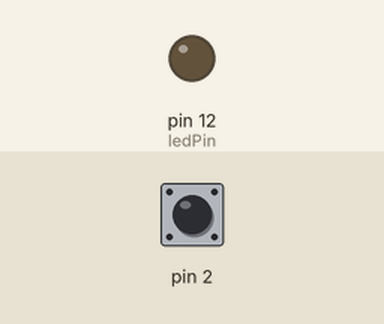
Bench run of a sketch on a simulated Arduino Uno, built with avr-gcc and run on an emulated ATmega328P. On the bench: output pins drawn as LEDs (lit = HIGH). The inputs (shaded band) are chosen by the test bench; at power-on: pin 2 HIGH.

Above: at 1.2 s.
1.3 s: pin 2 pulled LOW for 0.15 s
At 1.38 s:
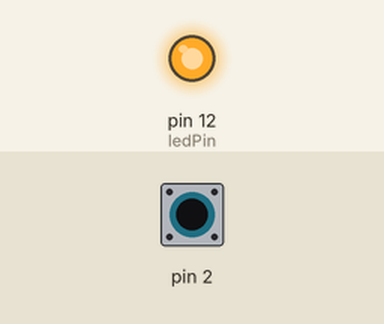
2.9 s: pin 2 pulled LOW for 3.2 s
At 7.4 s:
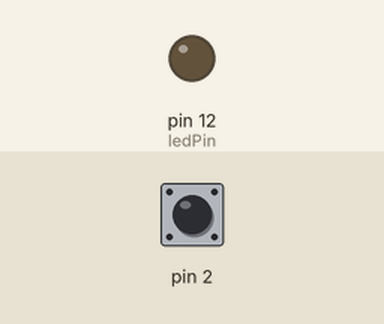
Timing chart, 0 to 8.9 s (numbered marks = the images above; inputs shaded):
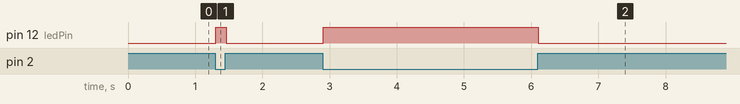

The sketch:

13TouchyFeely.ino
```cpp
/*materials:
- arduino board
- wires (get a few)
- 1 led
- 1 220 ohm resistor
- 1 mil ohm resistor

one of the wires will have one end in the board and the other just
sticking out; if you put your fingers on the wire part of that then
the led can light up
*/

#include <CapacitiveSensor.h>

CapacitiveSensor capSens = CapacitiveSensor(4,2);

int limit = 1000;
const int ledPin = 12;

void setup() {
  Serial.begin(9600);

  pinMode(ledPin, OUTPUT);
}

void loop() {
  long sensorValue = capSens.capacitiveSensor(30);

  //turns LED on
  if(sensorValue>limit){
    digitalWrite(ledPin,HIGH);
  }

  //LED off
  else{
    digitalWrite(ledPin, LOW);
  }

  delay(10);
}
```

Measured:
- after the input at 1.3 s, pin 12 (ledPin): LOW → HIGH at once, → LOW 0.16 s later
- after the input at 2.9 s, pin 12 (ledPin): LOW → HIGH at once, → LOW 3.2 s later
